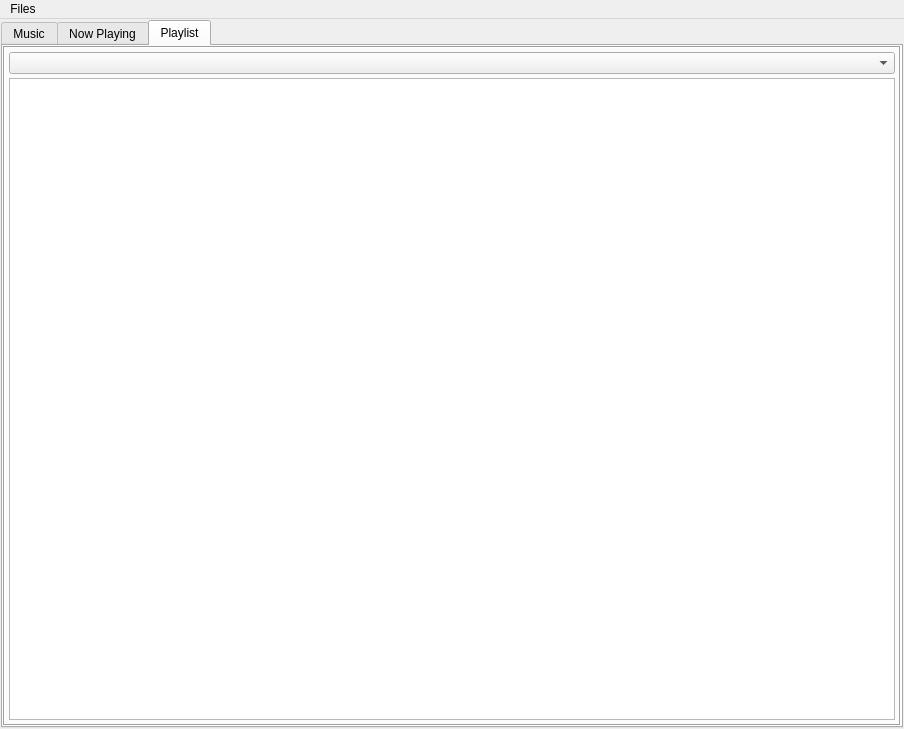
<?xml version="1.0" encoding="UTF-8"?>
<ui version="4.0">
 <class>MainWindow</class>
 <widget class="QMainWindow" name="MainWindow">
  <property name="geometry">
   <rect>
    <x>0</x>
    <y>0</y>
    <width>904</width>
    <height>729</height>
   </rect>
  </property>
  <property name="minimumSize">
   <size>
    <width>0</width>
    <height>0</height>
   </size>
  </property>
  <property name="windowTitle">
   <string>MainWindow</string>
  </property>
  <widget class="QWidget" name="centralwidget">
   <layout class="QGridLayout" name="gridLayout_2">
    <property name="leftMargin">
     <number>1</number>
    </property>
    <property name="topMargin">
     <number>1</number>
    </property>
    <property name="rightMargin">
     <number>1</number>
    </property>
    <property name="bottomMargin">
     <number>1</number>
    </property>
    <property name="spacing">
     <number>1</number>
    </property>
    <item row="0" column="0">
     <layout class="QGridLayout" name="gridLayout">
      <property name="spacing">
       <number>0</number>
      </property>
      <item row="0" column="1">
       <widget class="QTabWidget" name="tabWidget">
        <property name="sizePolicy">
         <sizepolicy hsizetype="Minimum" vsizetype="Minimum">
          <horstretch>0</horstretch>
          <verstretch>0</verstretch>
         </sizepolicy>
        </property>
        <property name="minimumSize">
         <size>
          <width>900</width>
          <height>600</height>
         </size>
        </property>
        <property name="styleSheet">
         <string notr="true"/>
        </property>
        <property name="tabPosition">
         <enum>QTabWidget::North</enum>
        </property>
        <property name="tabShape">
         <enum>QTabWidget::Rounded</enum>
        </property>
        <property name="currentIndex">
         <number>2</number>
        </property>
        <property name="elideMode">
         <enum>Qt::ElideLeft</enum>
        </property>
        <property name="usesScrollButtons">
         <bool>false</bool>
        </property>
        <widget class="QWidget" name="music">
         <attribute name="title">
          <string>Music</string>
         </attribute>
         <layout class="QGridLayout" name="gridLayout_3">
          <property name="leftMargin">
           <number>0</number>
          </property>
          <property name="topMargin">
           <number>0</number>
          </property>
          <property name="rightMargin">
           <number>0</number>
          </property>
          <property name="bottomMargin">
           <number>0</number>
          </property>
          <property name="spacing">
           <number>0</number>
          </property>
          <item row="1" column="0">
           <widget class="QFrame" name="gridFrame">
            <property name="frameShape">
             <enum>QFrame::Box</enum>
            </property>
            <property name="frameShadow">
             <enum>QFrame::Sunken</enum>
            </property>
            <layout class="QGridLayout" name="gridLayout_4">
             <property name="leftMargin">
              <number>4</number>
             </property>
             <property name="topMargin">
              <number>4</number>
             </property>
             <property name="rightMargin">
              <number>4</number>
             </property>
             <property name="bottomMargin">
              <number>4</number>
             </property>
             <property name="spacing">
              <number>4</number>
             </property>
             <item row="0" column="0" colspan="2">
              <widget class="QFrame" name="control_button_frame">
               <property name="sizePolicy">
                <sizepolicy hsizetype="Expanding" vsizetype="Fixed">
                 <horstretch>0</horstretch>
                 <verstretch>0</verstretch>
                </sizepolicy>
               </property>
               <property name="minimumSize">
                <size>
                 <width>0</width>
                 <height>0</height>
                </size>
               </property>
               <property name="frameShape">
                <enum>QFrame::StyledPanel</enum>
               </property>
               <layout class="QHBoxLayout" name="Buttons_2" stretch="0,0,0,0,0,0,0,0,0,0,0,0,0,0,0,0,0">
                <property name="spacing">
                 <number>1</number>
                </property>
                <property name="sizeConstraint">
                 <enum>QLayout::SetMinimumSize</enum>
                </property>
                <property name="leftMargin">
                 <number>1</number>
                </property>
                <property name="topMargin">
                 <number>1</number>
                </property>
                <property name="rightMargin">
                 <number>1</number>
                </property>
                <property name="bottomMargin">
                 <number>1</number>
                </property>
                <item>
                 <widget class="QPushButton" name="mute_btn">
                  <property name="sizePolicy">
                   <sizepolicy hsizetype="Preferred" vsizetype="Fixed">
                    <horstretch>0</horstretch>
                    <verstretch>0</verstretch>
                   </sizepolicy>
                  </property>
                  <property name="minimumSize">
                   <size>
                    <width>30</width>
                    <height>30</height>
                   </size>
                  </property>
                  <property name="maximumSize">
                   <size>
                    <width>16777215</width>
                    <height>16777215</height>
                   </size>
                  </property>
                  <property name="baseSize">
                   <size>
                    <width>30</width>
                    <height>75</height>
                   </size>
                  </property>
                  <property name="text">
                   <string/>
                  </property>
                  <property name="icon">
                   <iconset>
                    <normaloff>:/icons/noun_Mute_1939974.svg</normaloff>:/icons/noun_Mute_1939974.svg</iconset>
                  </property>
                  <property name="flat">
                   <bool>false</bool>
                  </property>
                 </widget>
                </item>
                <item>
                 <widget class="QSlider" name="horizontalSlider">
                  <property name="sizePolicy">
                   <sizepolicy hsizetype="Fixed" vsizetype="Fixed">
                    <horstretch>0</horstretch>
                    <verstretch>0</verstretch>
                   </sizepolicy>
                  </property>
                  <property name="maximumSize">
                   <size>
                    <width>80</width>
                    <height>16777215</height>
                   </size>
                  </property>
                  <property name="pageStep">
                   <number>5</number>
                  </property>
                  <property name="sliderPosition">
                   <number>0</number>
                  </property>
                  <property name="orientation">
                   <enum>Qt::Horizontal</enum>
                  </property>
                  <property name="invertedAppearance">
                   <bool>false</bool>
                  </property>
                  <property name="invertedControls">
                   <bool>false</bool>
                  </property>
                 </widget>
                </item>
                <item>
                 <widget class="QPushButton" name="volume_btn">
                  <property name="sizePolicy">
                   <sizepolicy hsizetype="Preferred" vsizetype="Fixed">
                    <horstretch>0</horstretch>
                    <verstretch>0</verstretch>
                   </sizepolicy>
                  </property>
                  <property name="minimumSize">
                   <size>
                    <width>30</width>
                    <height>30</height>
                   </size>
                  </property>
                  <property name="maximumSize">
                   <size>
                    <width>16777215</width>
                    <height>16777215</height>
                   </size>
                  </property>
                  <property name="baseSize">
                   <size>
                    <width>30</width>
                    <height>75</height>
                   </size>
                  </property>
                  <property name="text">
                   <string/>
                  </property>
                  <property name="icon">
                   <iconset>
                    <normaloff>:/icons/noun_Sound_1939979.svg</normaloff>:/icons/noun_Sound_1939979.svg</iconset>
                  </property>
                  <property name="flat">
                   <bool>false</bool>
                  </property>
                 </widget>
                </item>
                <item>
                 <widget class="QPushButton" name="skip_back">
                  <property name="sizePolicy">
                   <sizepolicy hsizetype="Preferred" vsizetype="Fixed">
                    <horstretch>0</horstretch>
                    <verstretch>0</verstretch>
                   </sizepolicy>
                  </property>
                  <property name="minimumSize">
                   <size>
                    <width>30</width>
                    <height>30</height>
                   </size>
                  </property>
                  <property name="maximumSize">
                   <size>
                    <width>16777215</width>
                    <height>16777215</height>
                   </size>
                  </property>
                  <property name="baseSize">
                   <size>
                    <width>30</width>
                    <height>75</height>
                   </size>
                  </property>
                  <property name="text">
                   <string/>
                  </property>
                  <property name="icon">
                   <iconset>
                    <normaloff>:/icons/noun_rewind_1939969.svg</normaloff>:/icons/noun_rewind_1939969.svg</iconset>
                  </property>
                  <property name="flat">
                   <bool>false</bool>
                  </property>
                 </widget>
                </item>
                <item>
                 <widget class="QPushButton" name="skip_track_back">
                  <property name="sizePolicy">
                   <sizepolicy hsizetype="Preferred" vsizetype="Fixed">
                    <horstretch>0</horstretch>
                    <verstretch>0</verstretch>
                   </sizepolicy>
                  </property>
                  <property name="minimumSize">
                   <size>
                    <width>30</width>
                    <height>30</height>
                   </size>
                  </property>
                  <property name="maximumSize">
                   <size>
                    <width>16777215</width>
                    <height>16777215</height>
                   </size>
                  </property>
                  <property name="baseSize">
                   <size>
                    <width>30</width>
                    <height>75</height>
                   </size>
                  </property>
                  <property name="text">
                   <string/>
                  </property>
                  <property name="icon">
                   <iconset>
                    <normaloff>:/icons/noun_previous_1939964.svg</normaloff>:/icons/noun_previous_1939964.svg</iconset>
                  </property>
                  <property name="flat">
                   <bool>false</bool>
                  </property>
                 </widget>
                </item>
                <item>
                 <widget class="QPushButton" name="stop">
                  <property name="sizePolicy">
                   <sizepolicy hsizetype="Preferred" vsizetype="Fixed">
                    <horstretch>0</horstretch>
                    <verstretch>0</verstretch>
                   </sizepolicy>
                  </property>
                  <property name="minimumSize">
                   <size>
                    <width>30</width>
                    <height>30</height>
                   </size>
                  </property>
                  <property name="maximumSize">
                   <size>
                    <width>16777215</width>
                    <height>16777215</height>
                   </size>
                  </property>
                  <property name="baseSize">
                   <size>
                    <width>30</width>
                    <height>75</height>
                   </size>
                  </property>
                  <property name="text">
                   <string/>
                  </property>
                  <property name="flat">
                   <bool>false</bool>
                  </property>
                 </widget>
                </item>
                <item>
                 <widget class="QPushButton" name="play_button">
                  <property name="sizePolicy">
                   <sizepolicy hsizetype="Preferred" vsizetype="Fixed">
                    <horstretch>0</horstretch>
                    <verstretch>0</verstretch>
                   </sizepolicy>
                  </property>
                  <property name="minimumSize">
                   <size>
                    <width>30</width>
                    <height>30</height>
                   </size>
                  </property>
                  <property name="maximumSize">
                   <size>
                    <width>16777215</width>
                    <height>16777215</height>
                   </size>
                  </property>
                  <property name="baseSize">
                   <size>
                    <width>30</width>
                    <height>75</height>
                   </size>
                  </property>
                  <property name="text">
                   <string/>
                  </property>
                  <property name="default">
                   <bool>false</bool>
                  </property>
                  <property name="flat">
                   <bool>false</bool>
                  </property>
                 </widget>
                </item>
                <item>
                 <widget class="QPushButton" name="pause">
                  <property name="sizePolicy">
                   <sizepolicy hsizetype="Preferred" vsizetype="Fixed">
                    <horstretch>0</horstretch>
                    <verstretch>0</verstretch>
                   </sizepolicy>
                  </property>
                  <property name="minimumSize">
                   <size>
                    <width>30</width>
                    <height>30</height>
                   </size>
                  </property>
                  <property name="maximumSize">
                   <size>
                    <width>16777215</width>
                    <height>16777215</height>
                   </size>
                  </property>
                  <property name="baseSize">
                   <size>
                    <width>30</width>
                    <height>75</height>
                   </size>
                  </property>
                  <property name="text">
                   <string/>
                  </property>
                  <property name="icon">
                   <iconset>
                    <normaloff>:/icons/noun_pause_1939967.svg</normaloff>:/icons/noun_pause_1939967.svg</iconset>
                  </property>
                  <property name="flat">
                   <bool>false</bool>
                  </property>
                 </widget>
                </item>
                <item>
                 <widget class="QPushButton" name="skip_track_fwd">
                  <property name="sizePolicy">
                   <sizepolicy hsizetype="Preferred" vsizetype="Fixed">
                    <horstretch>0</horstretch>
                    <verstretch>0</verstretch>
                   </sizepolicy>
                  </property>
                  <property name="minimumSize">
                   <size>
                    <width>30</width>
                    <height>30</height>
                   </size>
                  </property>
                  <property name="maximumSize">
                   <size>
                    <width>16777215</width>
                    <height>16777215</height>
                   </size>
                  </property>
                  <property name="baseSize">
                   <size>
                    <width>30</width>
                    <height>75</height>
                   </size>
                  </property>
                  <property name="text">
                   <string/>
                  </property>
                  <property name="icon">
                   <iconset>
                    <normaloff>:/icons/noun_Next_1939966.svg</normaloff>:/icons/noun_Next_1939966.svg</iconset>
                  </property>
                  <property name="flat">
                   <bool>false</bool>
                  </property>
                 </widget>
                </item>
                <item>
                 <widget class="QPushButton" name="skip_ford">
                  <property name="sizePolicy">
                   <sizepolicy hsizetype="Preferred" vsizetype="Fixed">
                    <horstretch>0</horstretch>
                    <verstretch>0</verstretch>
                   </sizepolicy>
                  </property>
                  <property name="minimumSize">
                   <size>
                    <width>30</width>
                    <height>30</height>
                   </size>
                  </property>
                  <property name="maximumSize">
                   <size>
                    <width>16777215</width>
                    <height>16777215</height>
                   </size>
                  </property>
                  <property name="baseSize">
                   <size>
                    <width>30</width>
                    <height>75</height>
                   </size>
                  </property>
                  <property name="text">
                   <string/>
                  </property>
                  <property name="icon">
                   <iconset>
                    <normaloff>:/icons/noun_forward_1939968.svg</normaloff>:/icons/noun_forward_1939968.svg</iconset>
                  </property>
                  <property name="flat">
                   <bool>false</bool>
                  </property>
                 </widget>
                </item>
                <item>
                 <widget class="QPushButton" name="shuffle_btn">
                  <property name="sizePolicy">
                   <sizepolicy hsizetype="Preferred" vsizetype="Fixed">
                    <horstretch>0</horstretch>
                    <verstretch>0</verstretch>
                   </sizepolicy>
                  </property>
                  <property name="minimumSize">
                   <size>
                    <width>30</width>
                    <height>30</height>
                   </size>
                  </property>
                  <property name="maximumSize">
                   <size>
                    <width>16777215</width>
                    <height>16777215</height>
                   </size>
                  </property>
                  <property name="baseSize">
                   <size>
                    <width>30</width>
                    <height>75</height>
                   </size>
                  </property>
                  <property name="text">
                   <string/>
                  </property>
                  <property name="icon">
                   <iconset>
                    <normaloff>:/icons/noun_Shuffle_1939972.svg</normaloff>:/icons/noun_Shuffle_1939972.svg</iconset>
                  </property>
                  <property name="flat">
                   <bool>false</bool>
                  </property>
                 </widget>
                </item>
                <item>
                 <widget class="QLCDNumber" name="lcdNumber_3">
                  <property name="sizePolicy">
                   <sizepolicy hsizetype="Preferred" vsizetype="Fixed">
                    <horstretch>0</horstretch>
                    <verstretch>0</verstretch>
                   </sizepolicy>
                  </property>
                  <property name="minimumSize">
                   <size>
                    <width>30</width>
                    <height>30</height>
                   </size>
                  </property>
                  <property name="frameShape">
                   <enum>QFrame::StyledPanel</enum>
                  </property>
                  <property name="frameShadow">
                   <enum>QFrame::Sunken</enum>
                  </property>
                  <property name="digitCount">
                   <number>2</number>
                  </property>
                  <property name="segmentStyle">
                   <enum>QLCDNumber::Flat</enum>
                  </property>
                  <property name="value" stdset="0">
                   <double>59.000000000000000</double>
                  </property>
                 </widget>
                </item>
                <item>
                 <widget class="QLCDNumber" name="lcdNumber_2">
                  <property name="sizePolicy">
                   <sizepolicy hsizetype="Preferred" vsizetype="Fixed">
                    <horstretch>0</horstretch>
                    <verstretch>0</verstretch>
                   </sizepolicy>
                  </property>
                  <property name="minimumSize">
                   <size>
                    <width>30</width>
                    <height>30</height>
                   </size>
                  </property>
                  <property name="frameShape">
                   <enum>QFrame::StyledPanel</enum>
                  </property>
                  <property name="frameShadow">
                   <enum>QFrame::Sunken</enum>
                  </property>
                  <property name="digitCount">
                   <number>2</number>
                  </property>
                  <property name="segmentStyle">
                   <enum>QLCDNumber::Flat</enum>
                  </property>
                  <property name="value" stdset="0">
                   <double>59.000000000000000</double>
                  </property>
                 </widget>
                </item>
                <item>
                 <widget class="QFrame" name="horizontalFrame">
                  <property name="sizePolicy">
                   <sizepolicy hsizetype="Minimum" vsizetype="Preferred">
                    <horstretch>0</horstretch>
                    <verstretch>0</verstretch>
                   </sizepolicy>
                  </property>
                  <layout class="QHBoxLayout" name="horizontalLayout">
                   <property name="spacing">
                    <number>0</number>
                   </property>
                   <property name="leftMargin">
                    <number>0</number>
                   </property>
                   <property name="topMargin">
                    <number>0</number>
                   </property>
                   <property name="rightMargin">
                    <number>0</number>
                   </property>
                   <property name="bottomMargin">
                    <number>0</number>
                   </property>
                   <item>
                    <widget class="QLCDNumber" name="lcdNumber">
                     <property name="sizePolicy">
                      <sizepolicy hsizetype="Preferred" vsizetype="Fixed">
                       <horstretch>0</horstretch>
                       <verstretch>0</verstretch>
                      </sizepolicy>
                     </property>
                     <property name="minimumSize">
                      <size>
                       <width>30</width>
                       <height>30</height>
                      </size>
                     </property>
                     <property name="frameShape">
                      <enum>QFrame::StyledPanel</enum>
                     </property>
                     <property name="frameShadow">
                      <enum>QFrame::Sunken</enum>
                     </property>
                     <property name="digitCount">
                      <number>2</number>
                     </property>
                     <property name="segmentStyle">
                      <enum>QLCDNumber::Flat</enum>
                     </property>
                     <property name="value" stdset="0">
                      <double>59.000000000000000</double>
                     </property>
                    </widget>
                   </item>
                  </layout>
                 </widget>
                </item>
                <item>
                 <spacer name="horizontalSpacer_2">
                  <property name="orientation">
                   <enum>Qt::Horizontal</enum>
                  </property>
                  <property name="sizeHint" stdset="0">
                   <size>
                    <width>40</width>
                    <height>0</height>
                   </size>
                  </property>
                 </spacer>
                </item>
                <item>
                 <widget class="QLineEdit" name="lineEdit">
                  <property name="sizePolicy">
                   <sizepolicy hsizetype="Preferred" vsizetype="Fixed">
                    <horstretch>0</horstretch>
                    <verstretch>0</verstretch>
                   </sizepolicy>
                  </property>
                  <property name="minimumSize">
                   <size>
                    <width>0</width>
                    <height>28</height>
                   </size>
                  </property>
                  <property name="maximumSize">
                   <size>
                    <width>16777215</width>
                    <height>16777215</height>
                   </size>
                  </property>
                  <property name="baseSize">
                   <size>
                    <width>0</width>
                    <height>0</height>
                   </size>
                  </property>
                  <property name="font">
                   <font>
                    <pointsize>10</pointsize>
                   </font>
                  </property>
                  <property name="text">
                   <string>Search Library</string>
                  </property>
                  <property name="maxLength">
                   <number>50</number>
                  </property>
                  <property name="alignment">
                   <set>Qt::AlignCenter</set>
                  </property>
                  <property name="placeholderText">
                   <string/>
                  </property>
                  <property name="clearButtonEnabled">
                   <bool>true</bool>
                  </property>
                 </widget>
                </item>
                <item>
                 <widget class="QToolButton" name="toolButton">
                  <property name="minimumSize">
                   <size>
                    <width>30</width>
                    <height>30</height>
                   </size>
                  </property>
                  <property name="font">
                   <font>
                    <pointsize>9</pointsize>
                   </font>
                  </property>
                  <property name="text">
                   <string>Search</string>
                  </property>
                  <property name="shortcut">
                   <string>Return</string>
                  </property>
                  <property name="checkable">
                   <bool>false</bool>
                  </property>
                  <property name="autoRaise">
                   <bool>false</bool>
                  </property>
                 </widget>
                </item>
               </layout>
              </widget>
             </item>
             <item row="1" column="0" rowspan="3">
              <widget class="QTableView" name="tableView_music">
               <property name="sizePolicy">
                <sizepolicy hsizetype="Expanding" vsizetype="Expanding">
                 <horstretch>0</horstretch>
                 <verstretch>0</verstretch>
                </sizepolicy>
               </property>
               <property name="font">
                <font>
                 <pointsize>8</pointsize>
                </font>
               </property>
               <property name="frameShadow">
                <enum>QFrame::Plain</enum>
               </property>
               <property name="editTriggers">
                <set>QAbstractItemView::NoEditTriggers</set>
               </property>
               <property name="showDropIndicator" stdset="0">
                <bool>false</bool>
               </property>
               <property name="dragEnabled">
                <bool>false</bool>
               </property>
               <property name="dragDropOverwriteMode">
                <bool>false</bool>
               </property>
               <property name="dragDropMode">
                <enum>QAbstractItemView::NoDragDrop</enum>
               </property>
               <property name="alternatingRowColors">
                <bool>true</bool>
               </property>
               <property name="selectionMode">
                <enum>QAbstractItemView::ExtendedSelection</enum>
               </property>
               <property name="selectionBehavior">
                <enum>QAbstractItemView::SelectRows</enum>
               </property>
               <property name="showGrid">
                <bool>false</bool>
               </property>
               <property name="gridStyle">
                <enum>Qt::NoPen</enum>
               </property>
               <property name="sortingEnabled">
                <bool>true</bool>
               </property>
               <property name="wordWrap">
                <bool>false</bool>
               </property>
               <property name="cornerButtonEnabled">
                <bool>false</bool>
               </property>
               <attribute name="verticalHeaderVisible">
                <bool>false</bool>
               </attribute>
               <attribute name="verticalHeaderCascadingSectionResizes">
                <bool>false</bool>
               </attribute>
               <attribute name="verticalHeaderDefaultSectionSize">
                <number>0</number>
               </attribute>
              </widget>
             </item>
             <item row="1" column="1">
              <widget class="QLabel" name="pixmap_cov">
               <property name="sizePolicy">
                <sizepolicy hsizetype="Maximum" vsizetype="Maximum">
                 <horstretch>0</horstretch>
                 <verstretch>0</verstretch>
                </sizepolicy>
               </property>
               <property name="minimumSize">
                <size>
                 <width>300</width>
                 <height>300</height>
                </size>
               </property>
               <property name="frameShape">
                <enum>QFrame::StyledPanel</enum>
               </property>
               <property name="text">
                <string/>
               </property>
               <property name="alignment">
                <set>Qt::AlignCenter</set>
               </property>
               <property name="textInteractionFlags">
                <set>Qt::NoTextInteraction</set>
               </property>
              </widget>
             </item>
             <item row="2" column="1">
              <widget class="QListView" name="file_meta_info_list">
               <property name="sizePolicy">
                <sizepolicy hsizetype="Preferred" vsizetype="Expanding">
                 <horstretch>0</horstretch>
                 <verstretch>0</verstretch>
                </sizepolicy>
               </property>
               <property name="maximumSize">
                <size>
                 <width>16777215</width>
                 <height>16777215</height>
                </size>
               </property>
              </widget>
             </item>
            </layout>
           </widget>
          </item>
         </layout>
        </widget>
        <widget class="QWidget" name="now_play">
         <attribute name="title">
          <string>Now Playing</string>
         </attribute>
         <layout class="QGridLayout" name="gridLayout_5">
          <property name="leftMargin">
           <number>0</number>
          </property>
          <property name="topMargin">
           <number>0</number>
          </property>
          <property name="rightMargin">
           <number>0</number>
          </property>
          <property name="bottomMargin">
           <number>0</number>
          </property>
          <property name="spacing">
           <number>0</number>
          </property>
          <item row="0" column="0">
           <widget class="QFrame" name="gridFrame">
            <property name="frameShape">
             <enum>QFrame::Box</enum>
            </property>
            <property name="frameShadow">
             <enum>QFrame::Sunken</enum>
            </property>
            <layout class="QGridLayout" name="gridLayout_6">
             <property name="leftMargin">
              <number>6</number>
             </property>
             <property name="topMargin">
              <number>6</number>
             </property>
             <property name="rightMargin">
              <number>6</number>
             </property>
             <property name="bottomMargin">
              <number>6</number>
             </property>
             <property name="spacing">
              <number>4</number>
             </property>
             <item row="0" column="0">
              <widget class="QLabel" name="play_pix">
               <property name="sizePolicy">
                <sizepolicy hsizetype="Preferred" vsizetype="Minimum">
                 <horstretch>0</horstretch>
                 <verstretch>0</verstretch>
                </sizepolicy>
               </property>
               <property name="minimumSize">
                <size>
                 <width>400</width>
                 <height>0</height>
                </size>
               </property>
               <property name="frameShape">
                <enum>QFrame::StyledPanel</enum>
               </property>
               <property name="text">
                <string/>
               </property>
              </widget>
             </item>
             <item row="1" column="0">
              <widget class="QStackedWidget" name="stackedWidget">
               <property name="sizePolicy">
                <sizepolicy hsizetype="Minimum" vsizetype="Minimum">
                 <horstretch>0</horstretch>
                 <verstretch>0</verstretch>
                </sizepolicy>
               </property>
               <property name="frameShape">
                <enum>QFrame::StyledPanel</enum>
               </property>
               <widget class="QWidget" name="page_3"/>
               <widget class="QWidget" name="page_4"/>
              </widget>
             </item>
             <item row="0" column="1" rowspan="2">
              <widget class="QTableView" name="play_list_view">
               <property name="sizePolicy">
                <sizepolicy hsizetype="Expanding" vsizetype="Expanding">
                 <horstretch>1</horstretch>
                 <verstretch>1</verstretch>
                </sizepolicy>
               </property>
               <property name="maximumSize">
                <size>
                 <width>16777215</width>
                 <height>16777215</height>
                </size>
               </property>
               <property name="autoScrollMargin">
                <number>45</number>
               </property>
               <property name="editTriggers">
                <set>QAbstractItemView::NoEditTriggers</set>
               </property>
               <property name="dragDropOverwriteMode">
                <bool>false</bool>
               </property>
               <property name="selectionBehavior">
                <enum>QAbstractItemView::SelectRows</enum>
               </property>
               <property name="iconSize">
                <size>
                 <width>0</width>
                 <height>0</height>
                </size>
               </property>
               <property name="showGrid">
                <bool>false</bool>
               </property>
               <property name="wordWrap">
                <bool>false</bool>
               </property>
               <property name="cornerButtonEnabled">
                <bool>false</bool>
               </property>
               <attribute name="horizontalHeaderCascadingSectionResizes">
                <bool>true</bool>
               </attribute>
               <attribute name="horizontalHeaderDefaultSectionSize">
                <number>100</number>
               </attribute>
               <attribute name="horizontalHeaderMinimumSectionSize">
                <number>80</number>
               </attribute>
               <attribute name="horizontalHeaderShowSortIndicator" stdset="0">
                <bool>true</bool>
               </attribute>
               <attribute name="horizontalHeaderStretchLastSection">
                <bool>true</bool>
               </attribute>
               <attribute name="verticalHeaderVisible">
                <bool>false</bool>
               </attribute>
              </widget>
             </item>
            </layout>
           </widget>
          </item>
         </layout>
        </widget>
        <widget class="QWidget" name="playlist">
         <attribute name="title">
          <string>Playlist</string>
         </attribute>
         <layout class="QGridLayout" name="gridLayout_8">
          <property name="leftMargin">
           <number>0</number>
          </property>
          <property name="topMargin">
           <number>0</number>
          </property>
          <property name="rightMargin">
           <number>0</number>
          </property>
          <property name="bottomMargin">
           <number>0</number>
          </property>
          <property name="spacing">
           <number>0</number>
          </property>
          <item row="0" column="0">
           <widget class="QFrame" name="gridFrame">
            <property name="frameShape">
             <enum>QFrame::Box</enum>
            </property>
            <property name="frameShadow">
             <enum>QFrame::Sunken</enum>
            </property>
            <layout class="QGridLayout" name="gridLayout_7">
             <property name="leftMargin">
              <number>4</number>
             </property>
             <property name="topMargin">
              <number>4</number>
             </property>
             <property name="rightMargin">
              <number>4</number>
             </property>
             <property name="bottomMargin">
              <number>4</number>
             </property>
             <property name="horizontalSpacing">
              <number>0</number>
             </property>
             <property name="verticalSpacing">
              <number>4</number>
             </property>
             <item row="1" column="0">
              <widget class="QTableView" name="playlist_view">
               <property name="sizePolicy">
                <sizepolicy hsizetype="Expanding" vsizetype="Expanding">
                 <horstretch>0</horstretch>
                 <verstretch>0</verstretch>
                </sizepolicy>
               </property>
               <property name="font">
                <font>
                 <pointsize>8</pointsize>
                </font>
               </property>
               <property name="frameShadow">
                <enum>QFrame::Plain</enum>
               </property>
               <property name="editTriggers">
                <set>QAbstractItemView::NoEditTriggers</set>
               </property>
               <property name="showDropIndicator" stdset="0">
                <bool>false</bool>
               </property>
               <property name="dragEnabled">
                <bool>false</bool>
               </property>
               <property name="dragDropOverwriteMode">
                <bool>false</bool>
               </property>
               <property name="dragDropMode">
                <enum>QAbstractItemView::NoDragDrop</enum>
               </property>
               <property name="alternatingRowColors">
                <bool>true</bool>
               </property>
               <property name="selectionMode">
                <enum>QAbstractItemView::ExtendedSelection</enum>
               </property>
               <property name="selectionBehavior">
                <enum>QAbstractItemView::SelectRows</enum>
               </property>
               <property name="showGrid">
                <bool>false</bool>
               </property>
               <property name="gridStyle">
                <enum>Qt::NoPen</enum>
               </property>
               <property name="sortingEnabled">
                <bool>true</bool>
               </property>
               <property name="wordWrap">
                <bool>false</bool>
               </property>
               <property name="cornerButtonEnabled">
                <bool>false</bool>
               </property>
               <attribute name="verticalHeaderVisible">
                <bool>false</bool>
               </attribute>
               <attribute name="verticalHeaderCascadingSectionResizes">
                <bool>false</bool>
               </attribute>
               <attribute name="verticalHeaderDefaultSectionSize">
                <number>0</number>
               </attribute>
              </widget>
             </item>
             <item row="0" column="0">
              <widget class="QComboBox" name="comboBox"/>
             </item>
            </layout>
           </widget>
          </item>
         </layout>
        </widget>
       </widget>
      </item>
     </layout>
    </item>
   </layout>
  </widget>
  <widget class="QMenuBar" name="menubar">
   <property name="geometry">
    <rect>
     <x>0</x>
     <y>0</y>
     <width>904</width>
     <height>21</height>
    </rect>
   </property>
   <property name="defaultUp">
    <bool>false</bool>
   </property>
   <widget class="QMenu" name="menuFiles">
    <property name="tearOffEnabled">
     <bool>false</bool>
    </property>
    <property name="title">
     <string>Files</string>
    </property>
    <property name="separatorsCollapsible">
     <bool>false</bool>
    </property>
    <addaction name="actionAdd_Files_to_librayr"/>
    <addaction name="actionSettings"/>
    <addaction name="actionRescan"/>
   </widget>
   <addaction name="menuFiles"/>
  </widget>
  <action name="actionAdd_Files_to_librayr">
   <property name="checkable">
    <bool>false</bool>
   </property>
   <property name="text">
    <string>Add Files to library</string>
   </property>
   <property name="shortcut">
    <string>Ins</string>
   </property>
  </action>
  <action name="actionSettings">
   <property name="text">
    <string>Settings</string>
   </property>
  </action>
  <action name="actionRescan">
   <property name="text">
    <string>Rescan</string>
   </property>
   <property name="shortcut">
    <string>Ctrl+S</string>
   </property>
  </action>
 </widget>
 <resources>
  <include location="resources/icons/icons.qrc"/>
 </resources>
 <connections/>
</ui>
